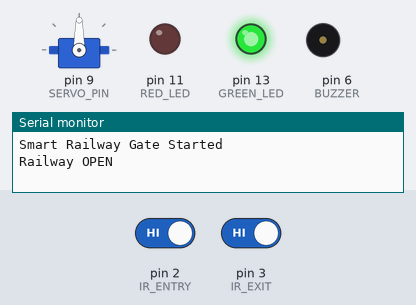
Recording of a sketch running on a simulated Arduino Uno, built with avr-gcc and run on an emulated ATmega328P. On the bench: servo, output pins drawn as LEDs (lit = HIGH), buzzer (waves = sounding, pin HIGH), the last lines printed to the serial monitor. The test bench sets the inputs (shaded band); at power-on: pin 2 (IR_ENTRY) HIGH, pin 3 (IR_EXIT) HIGH.

Above: at 1.2 s.
1.3 s: pin 2 (IR_ENTRY) driven LOW
At 1.9 s:
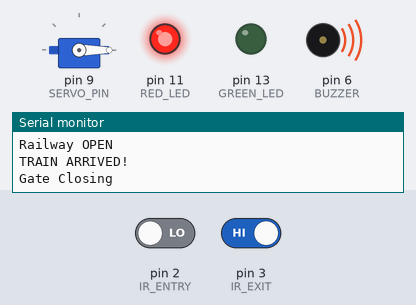
4.3 s: pin 3 (IR_EXIT) driven LOW
At 5.4 s:
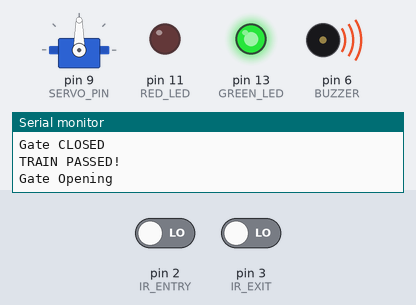
7.3 s: pin 3 (IR_EXIT) driven HIGH
At 10.5 s:
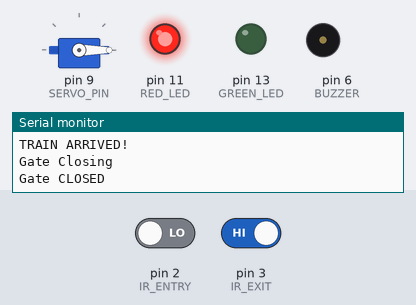
Timing chart, 0 to 12.0 s (numbered marks = the images above; inputs shaded):
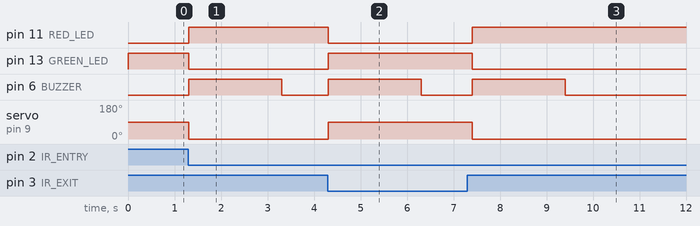

The sketch:

Smart_Railway_Gate.ino
```cpp
#include <Servo.h>

#define IR_ENTRY 2
#define IR_EXIT 3

#define RED_LED 11
#define GREEN_LED 13

#define BUZZER 6

#define SERVO_PIN 9

Servo gateServo;

int OPEN_POSITION = 90;
int CLOSE_POSITION = 0;

bool trainDetected = false;

void setup() {

  Serial.begin(9600);

  pinMode(IR_ENTRY, INPUT);
  pinMode(IR_EXIT, INPUT);

  pinMode(RED_LED, OUTPUT);
  pinMode(GREEN_LED, OUTPUT);

  pinMode(BUZZER, OUTPUT);

  // Attach servo
  gateServo.attach(SERVO_PIN);

  // Start with gate OPEN
  gateServo.write(OPEN_POSITION);

  // Green ON
  digitalWrite(GREEN_LED, HIGH);

  // Red OFF
  digitalWrite(RED_LED, LOW);

  // Buzzer OFF
  digitalWrite(BUZZER, LOW);

  Serial.println("Smart Railway Gate Started");
  Serial.println("Railway OPEN");
}

void loop() {

  int entrySensor = digitalRead(IR_ENTRY);
  int exitSensor = digitalRead(IR_EXIT);

  // =========================================
  // TRAIN ARRIVES
  // =========================================

  if (entrySensor == LOW && trainDetected == false) {

    Serial.println("TRAIN ARRIVED!");
    Serial.println("Gate Closing");

    // Red LED ON
    digitalWrite(RED_LED, HIGH);

    // Green LED OFF
    digitalWrite(GREEN_LED, LOW);

    // Buzzer ON
    digitalWrite(BUZZER, HIGH);

    // Close gate
    gateServo.attach(SERVO_PIN);
    gateServo.write(CLOSE_POSITION);

    trainDetected = true;

    // Buzzer sounds for 2 seconds
    delay(2000);

    // Buzzer OFF
    digitalWrite(BUZZER, LOW);

    Serial.println("Gate CLOSED");

    delay(500);
  }

  // =========================================
  // TRAIN PASSES EXIT
  // =========================================

  if (exitSensor == LOW && trainDetected == true) {

    Serial.println("TRAIN PASSED!");
    Serial.println("Gate Opening");

    // Red LED OFF
    digitalWrite(RED_LED, LOW);

    // Green LED ON
    digitalWrite(GREEN_LED, HIGH);

    // Buzzer ON
    digitalWrite(BUZZER, HIGH);

    // Open gate
    gateServo.write(OPEN_POSITION);

    delay(2000);

    // Buzzer OFF
    digitalWrite(BUZZER, LOW);

    Serial.println("Gate OPEN");

    // Turn servo control OFF
    gateServo.detach();

    Serial.println("Servo OFF");

    trainDetected = false;

    delay(1000);
  }

  delay(100);
}
```

Measured:
- after the input at 1.3 s, pin 11 (RED_LED): LOW → HIGH at once; pin 13 (GREEN_LED): HIGH → LOW at once; pin 6 (BUZZER): LOW → HIGH at once, → LOW 2.0 s later; servo on pin 9 (SERVO_PIN): 90° → 0° at once
- after the input at 4.3 s, pin 11 (RED_LED): HIGH → LOW at once; pin 13 (GREEN_LED): LOW → HIGH at once; pin 6 (BUZZER): LOW → HIGH at once, → LOW 2.0 s later; servo on pin 9 (SERVO_PIN): 0° → 90° at once
- after the input at 7.3 s, pin 11 (RED_LED): goes on until 7.4 s, then stays HIGH; pin 13 (GREEN_LED): goes on until 7.4 s, then stays LOW; pin 6 (BUZZER): goes on until 9.4 s, then stays LOW; servo on pin 9 (SERVO_PIN): goes on until 7.4 s, then stays 0°
